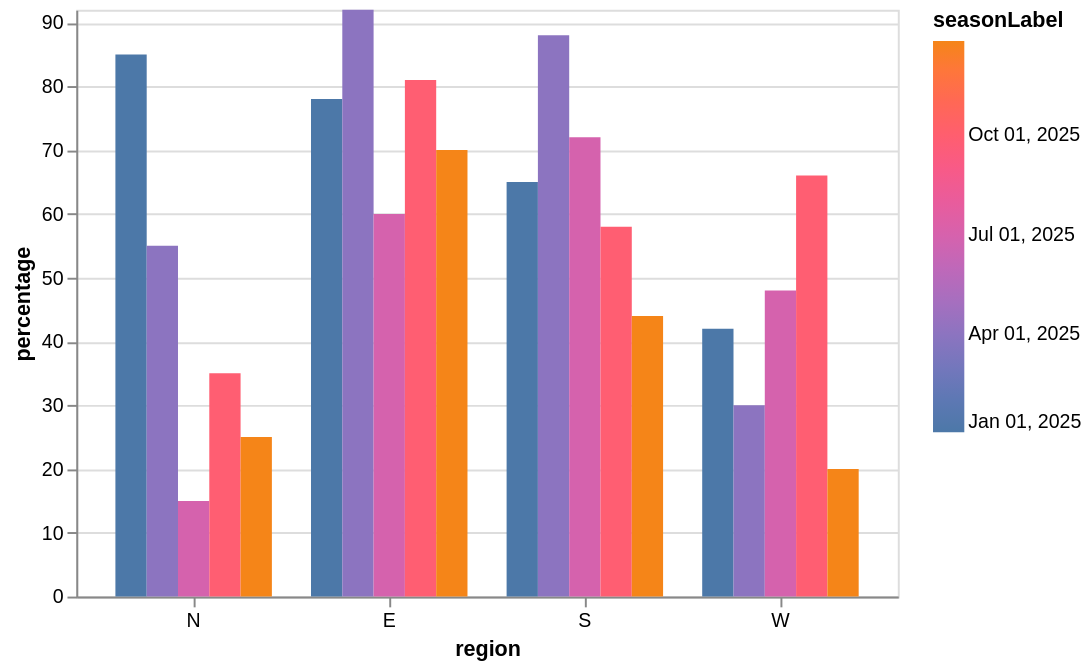

Vega-Lite specification stored for this chart:
### Vega-Lite specification from a JSON file in a GitHub repository (floating-point values rounded to 4 significant figures)
{"mark": "bar", "encoding": {"x": {"field": "region", "type": "nominal", "sort": ["N", "E", "S", "W"]}, "y": {"field": "percentage", "type": "quantitative", "scale": {"zero": true, "nice": false}, "axis": {"format": ",.12~g"}}, "color": {"field": "seasonLabel", "type": "temporal", "scale": {"scheme": "tableau10"}}, "xOffset": {"field": "seasonLabel", "type": "nominal"}}, "config": {"view": {"continuousWidth": 400, "continuousHeight": 300}, "axisX": {"labelLimit": 100, "labelFontSize": 10, "labelAngle": 0, "labelAlign": "center", "labelBaseline": "top"}, "axisY": {"labelFontSize": 10}, "facet": {"spacing": 30}, "mark": {"tooltip": true}}, "width": {"step": 100, "for": "position"}, "data": {"values": [{"season": 1735689600, "seasonLabel": "2025-01-01", "region": "N", "city": "City A", "percentage": 85, "count": 1250, "attitude": "strongly agree", "rank": 1}, {"season": 1735689600, "seasonLabel": "2025-01-01", "region": "E", "city": "City B", "percentage": 78, "count": 2100, "attitude": "agree", "rank": 2}, {"season": 1735689600, "seasonLabel": "2025-01-01", "region": "S", "city": "City C", "percentage": 65, "count": 1540, "attitude": "agree", "rank": 4}, {"season": 1735689600, "seasonLabel": "2025-01-01", "region": "W", "city": "City D", "percentage": 42, "count": 890, "attitude": "neutral", "rank": 8}, {"season": 1743465600, "seasonLabel": "2025-04-01", "region": "N", "city": "City E", "percentage": 55, "count": 920, "attitude": "agree", "rank": 6}, {"season": 1743465600, "seasonLabel": "2025-04-01", "region": "E", "city": "City F", "percentage": 92, "count": 1780, "attitude": "strongly agree", "rank": 1}, {"season": 1743465600, "seasonLabel": "2025-04-01", "region": "S", "city": "City G", "percentage": 88, "count": 1950, "attitude": "strongly agree", "rank": 2}, {"season": 1743465600, "seasonLabel": "2025-04-01", "region": "W", "city": "City H", "percentage": 30, "count": 1100, "attitude": "disagree", "rank": 12}, {"season": 1751241600, "seasonLabel": "2025-06-30", "region": "N", "city": "City I", "percentage": 15, "count": 320, "attitude": "strongly disagree", "rank": 20}, {"season": 1751241600, "seasonLabel": "2025-06-30", "region": "E", "city": "City J", "percentage": 60, "count": 880, "attitude": "agree", "rank": 7}, {"season": 1751241600, "seasonLabel": "2025-06-30", "region": "S", "city": "City K", "percentage": 72, "count": 640, "attitude": "agree", "rank": 5}, {"season": 1751241600, "seasonLabel": "2025-06-30", "region": "W", "city": "City L", "percentage": 48, "count": 760, "attitude": "neutral", "rank": 9}, {"season": 1759017600, "seasonLabel": "2025-09-28", "region": "N", "city": "City M", "percentage": 35, "count": 540, "attitude": "disagree", "rank": 15}, {"season": 1759017600, "seasonLabel": "2025-09-28", "region": "E", "city": "City N", "percentage": 81, "count": 1420, "attitude": "strongly agree", "rank": 3}, {"season": 1759017600, "seasonLabel": "2025-09-28", "region": "S", "city": "City O", "percentage": 58, "count": 430, "attitude": "agree", "rank": 10}, {"season": 1759017600, "seasonLabel": "2025-09-28", "region": "W", "city": "City P", "percentage": 66, "count": 720, "attitude": "agree", "rank": 6}, {"season": 1766793600, "seasonLabel": "2025-12-27", "region": "N", "city": "City Q", "percentage": 25, "count": 310, "attitude": "disagree", "rank": 18}, {"season": 1766793600, "seasonLabel": "2025-12-27", "region": "E", "city": "City R", "percentage": 70, "count": 980, "attitude": "agree", "rank": 5}, {"season": 1766793600, "seasonLabel": "2025-12-27", "region": "S", "city": "City S", "percentage": 44, "count": 520, "attitude": "neutral", "rank": 11}, {"season": 1766793600, "seasonLabel": "2025-12-27", "region": "W", "city": "City T", "percentage": 20, "count": 150, "attitude": "strongly disagree", "rank": 19}]}, "$schema": "https://vega.github.io/schema/vega-lite/v5.json", "background": "white"}
